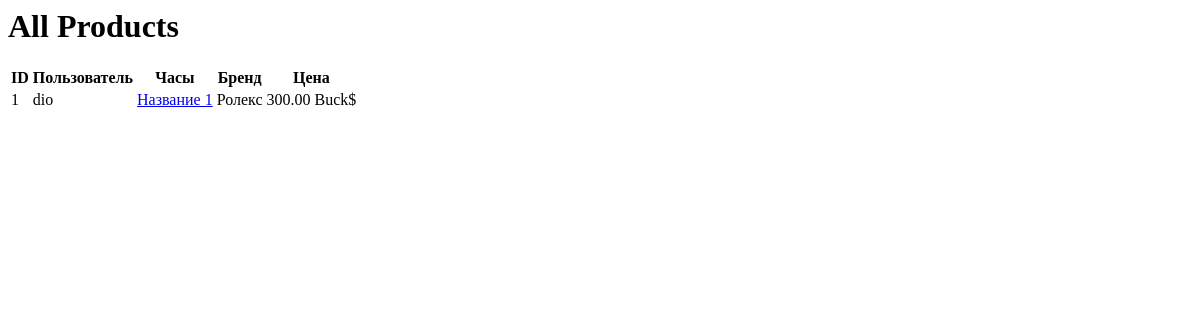
The page /all/ on the database as committed earlier.
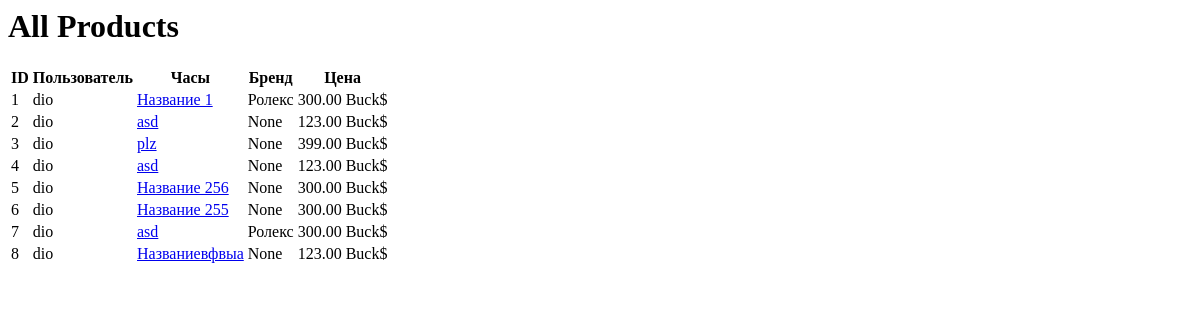
The same page on the database as committed later.
### prod/models.py (models this page shows, shortened)
class Product(models.Model):
    user = models.ForeignKey(CustomUser, on_delete=models.CASCADE)
    name = models.CharField('Название часов', max_length=150)
    id_number = models.CharField('Идентификационный номер', max_length=30, null=True, blank=True)
    price = models.DecimalField('Цена', max_digits=15, decimal_places=2, null=True)
    description = models.TextField('Описание', max_length=500, null=True, blank=True)
    year = models.IntegerField("Год выпуска", null=True, blank=True)
    diameter1 = models.IntegerField('Диаметр1 мм', null=True, blank=True)
    diameter2 = models.IntegerField('Диаметр2 мм', null=True, blank=True)
    sex = models.ForeignKey(
        Sex,
        on_delete=models.CASCADE,
        verbose_name='Пол',
        null=True,
        blank=True,
    )
    watch_type = models.ForeignKey(
        WatchType,
        on_delete=models.CASCADE,
        verbose_name='Тип часов',
        null=True,
        blank=True,
    )
    brand = models.ForeignKey(
        Brand,
        on_delete=models.CASCADE,
        verbose_name='Бренд',
        null=True,
        blank=True,
    )
    condition = models.ForeignKey(
        Condition,
        on_delete=models.CASCADE,
        verbose_name='Состояние часов',
        null=True,
        blank=True,
    )
    equipment = models.ForeignKey(
        Equipment,
        on_delete=models.CASCADE,
        verbose_name='Комплектация',
        null=True,
        blank=True,
    )
    meh_type = models.ForeignKey(
        MehType,
        on_delete=models.CASCADE,
        verbose_name='Тип механизма',
        null=True,
        blank=True,
    )
    caliber = models.CharField('Калибр/Механизм', max_length=30, null=True, blank=True)
    base_caliber = models.CharField('Базовый калибр', max_length=30, null=True, blank=True)
    cruising_range = models.CharField('Запас хода', max_length=30, null=True, blank=True)
    stones = models.CharField('Количество камней', max_length=30, null=True, blank=True)
    vibration = models.CharField('Частота вибрации баланса', max_length=30, null=True, blank=True)
    jenev_mark = models.BooleanField('Женевское клеймо', null=True, blank=True, default=False)
    chronometer = models.BooleanField('Хронометр', null=True, blank=True, default=False)
    master_chronometer = models.BooleanField('Мастер хронометр', null=True, blank=True, default=False)
    corpus_material = models.ForeignKey(
        Material,
        on_delete=models.CASCADE,
        verbose_name='Материал корпуса',
        related_name='corpus_material',
        null=True,
        blank=True,
    )  # Material
    bezel_material = models.ForeignKey(
        Material,
        on_delete=models.CASCADE,
        verbose_name='Материал безеля',
        related_name='bezel_material',
        null=True,
        blank=True,
    )  # Material
    thickness = models.CharField('Толщина', max_length=30, null=True, blank=True)
    glass = models.ForeignKey(
        Glass,
        on_delete=models.CASCADE,
        verbose_name='Стекло',
        null=True,
        blank=True,
    )
    waterproof = models.ForeignKey(
        Waterproof,
        on_delete=models.CASCADE,
        verbose_name='Водонепроницаемость',
        null=True,
        blank=True,
    )
    back_cap = models.BooleanField('Прозрачная задняя крышка', null=True, blank=True, default=False)
    jewelry = models.BooleanField('Отделка драгоценными камнями', null=True, blank=True, default=False)
    spraying = models.BooleanField('PVD/DLS напыление', null=True, blank=True, default=False)
    dial = models.ForeignKey(
        Colour,
        on_delete=models.CASCADE,
        verbose_name='Циферблат',
        related_name='dial_colour',
        null=True,
        blank=True,
    )  # Color
    numbers = models.ForeignKey(
        Numbers,
        on_delete=models.CASCADE,
        verbose_name='Цифры',
        null=True,
        blank=True,
    )
    dial1 = models.BooleanField('Гильошированный циферблат', null=True, blank=True, default=False)
    dial2 = models.BooleanField('Ручное гильоширование', null=True, blank=True, default=False)
    dial3 = models.BooleanField('Люминисцентные цифры', null=True, blank=True, default=False)
    numbers1 = models.BooleanField('Центральная секундная стрелка', null=True, blank=True, default=False)
    numbers2 = models.BooleanField('Малый секундный циферблат', null=True, blank=True, default=False)
    numbers3 = models.BooleanField('Люминисцентные стрелки', null=True, blank=True, default=False)
    numbers4 = models.BooleanField('Стрелки из оксидированной стали', null=True, blank=True, default=False)
    bracer = models.ForeignKey(
        Material,
        on_delete=models.CASCADE,
        verbose_name='Материал браслета',
        related_name='bracer',
        null=True,
        blank=True,
    )  # Material
    bracer_colour = models.ForeignKey(
        Colour,
        on_delete=models.CASCADE,
        verbose_name='Цвет браслета',
        related_name='bracer_colour',
        null=True,
        blank=True,
    )  # Color
    zip_type = models.ForeignKey(
        ZipType,
        on_delete=models.CASCADE,
        verbose_name='Материал застёжки',
        null=True,
        blank=True,
    )
    zip_material = models.ForeignKey(
        Material,
        on_delete=models.CASCADE,
        verbose_name='Тип застёжки',
        related_name='zip_material',
        null=True,
        blank=True,
    )  # Material
    moon_faze = models.BooleanField('Индикатор фазы луны', null=True, blank=True, default=False)
    chronograf = models.BooleanField('Хронограф', null=True, blank=True, default=False)
    flyback = models.BooleanField('Flyback-функция', null=True, blank=True, default=False)
    the_striking_mechanism = models.BooleanField('Механизм боя', null=True, blank=True, default=False)
    turbion = models.BooleanField('Турбийон', null=True, blank=True, default=False)
    day_in_week = models.BooleanField('Индикатор дней недели', null=True, blank=True, default=False)
    day_in_year = models.BooleanField('Индикатор года', null=True, blank=True, default=False)
    calendar_on_4_years = models.BooleanField('Календарь на 4 года', null=True, blank=True, default=False)
    alarm_clock = models.BooleanField('Будильник', null=True, blank=True, default=False)
    calendar_of_time = models.BooleanField('Уравнение времени', null=True, blank=True, default=False)
    tahimetr = models.BooleanField('Тахиметр', null=True, blank=True, default=False)
    minute_repeater = models.BooleanField('Минутный репитор', null=True, blank=True, default=False)
    split_chronograf = models.BooleanField('Сплит-хронограф', null=True, blank=True, default=False)
    panoramic_date = models.BooleanField('Панорамная дата', null=True, blank=True, default=False)
    repeater = models.BooleanField('Репитер', null=True, blank=True, default=False)
    date = models.BooleanField('Дата', null=True, blank=True, default=False)
    month_indicator = models.BooleanField('Индикатор месяца', null=True, blank=True, default=False)
    year_calendar = models.BooleanField('Годовой календарь', null=True, blank=True, default=False)
    eternal_calendar = models.BooleanField('Вечный календарь', null=True, blank=True, default=False)
    gmt = models.BooleanField('GMT/две часовые зоны', null=True, blank=True, default=False)
    jump_hour = models.BooleanField('Прыгающий час', null=True, blank=True, default=False)
    class Meta:
        verbose_name = 'Часы'
        verbose_name_plural = 'Часы'

class Brand(models.Model):
    name = models.CharField("Бренд часов", max_length=30)
    def __str__(self):
        return self.name
    class Meta:
        verbose_name = 'Бренд'
        verbose_name_plural = 'Бренды'

### users/models.py (models this page shows)
class CustomUser(AbstractUser):
    city = models.CharField(max_length=30, blank=True)
    company = models.BooleanField(default=False)
    avatar = models.ImageField('Аватар', upload_to='media/', null=True, blank=True)
    def __str__(self):
        return self.username
    class Meta:
        verbose_name = 'Пользователь'
        verbose_name_plural = 'Пользователи'

### prod/views.py (the view)
# urls.py: path('all/', all_view, name='all'),
def all_view(request, *args, **kwargs):
    product = Product.objects.all()
    context = {'product': product}
    return render(request, 'all.html', context)

### templates/all.html (shortened to what this page needs)
<H1>All Products</H1>
<div>
    {% if product.count > 0 %}
    <table>
        <tr><th>ID</th><th>Пользователь</th><th>Часы</th><th>Бренд</th><th>Цена</th></tr>
        {% for prod in product %}
        <tr>
            <td>{{ prod.id }}</td>
            <td>{{ prod.user }}</td>
            <td><a href="{% url 'product_detail_view' prod.id %}">{{ prod.name }}</a></td>
            <td>{{ prod.brand }}</td>
            <td>{{ prod.price }} Buck$</td>
        </tr>
        {% endfor %}
    </table>
    {% endif %}
</div>

Rows that differ between the two databases and show on the page:
added Product: id "2", user "dio", name "asd", brand "None", price "123.00"
added Product: id "3", user "dio", name "plz", brand "None", price "399.00"
added Product: id "4", user "dio", name "asd", brand "None", price "123.00"
added Product: id "5", user "dio", name "Название 256", brand "None", price "300.00"
added Product: id "6", user "dio", name "Название 255", brand "None", price "300.00"
added Product: id "7", user "dio", name "asd", brand "Ролекс", price "300.00"
added Product: id "8", user "dio", name "Названиевфвыа", brand "None", price "123.00"
